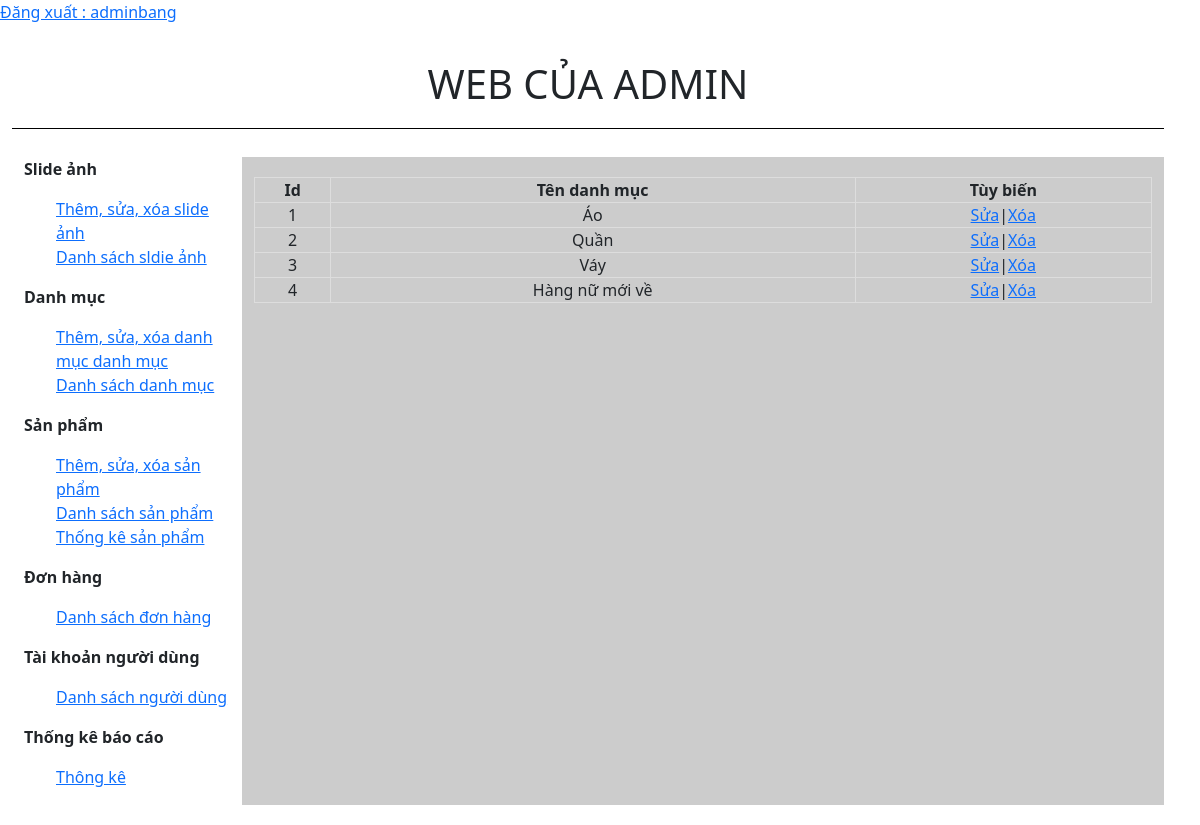
Screenshot of /web/admin/index.php?action=danhsachdanhmuc&query=them (signed in) with the database file from the repository.
### tables this page shows
CREATE TABLE `tbl_danhmuc` (
  `id_danhmuc` int(11) NOT NULL,
  `tendanhmuc` varchar(50) NOT NULL,
  `thutu` int(11) NOT NULL
);

### web/admin/modules/quanlydanhmucsp/danhsach.php (the view)
<?php
$sql_danhsach_danhmucsp ="SELECT * FROM tbl_danhmuc ORDER BY thutu DESC";
$query_danhsach_danhmucsp = mysqli_query($mysqli,$sql_danhsach_danhmucsp);
?>
<div class="cartegory-list">
    <table>
        <tr>
            <th>Id</th>
            <th>Tên danh mục</th>
            <th>Tùy biến</th>
        </tr>
        <?php
            $i =0;
            while($row = mysqli_fetch_array($query_danhsach_danhmucsp)){
                $i++;
        ?>
        <tr>
            <td><?php echo $i ?></td>
            <td><?php echo $row['tendanhmuc'] ?></td>
            <td><a href="?action=danhsachdanhmuc&query=sua&iddanhmuc=<?php echo $row['id_danhmuc']?>">Sửa</a>|<a href="modules/quanlydanhmucsp/xuly.php?iddanhmuc=<?php echo $row['id_danhmuc']?>">Xóa</a></td>
        </tr>
        <?php
            }
        ?>
    </table>
</div>

### web/admin/webadmin.css (style rules this page uses)
* { padding: 0; margin:0; }
.product-list table th ,td { border: 1px solid black; }
.cartegory-list { width: 100%; text-align: center; margin-top: 20px; }
.cartegory-list table tr th, td { border: 1px solid #dddddd; }
.cartegory-list table { border-collapse: collapse; width: 100%; }

### rows the page displays
tbl_danhmuc: tendanhmuc "Áo"
tbl_danhmuc: tendanhmuc "Quần"
tbl_danhmuc: tendanhmuc "Váy"
tbl_danhmuc: tendanhmuc "Hàng nữ mới về"

### other values shown
$_SESSION['dangnhap'] "adminbang"
